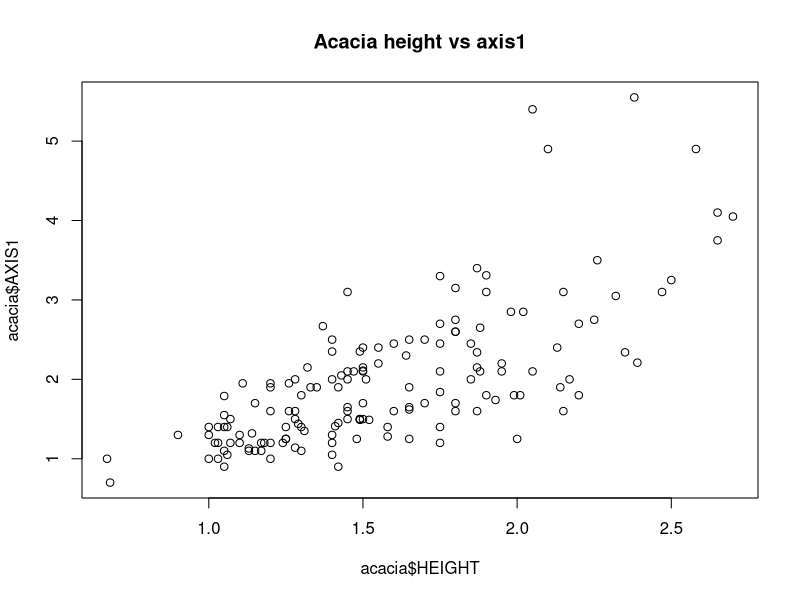
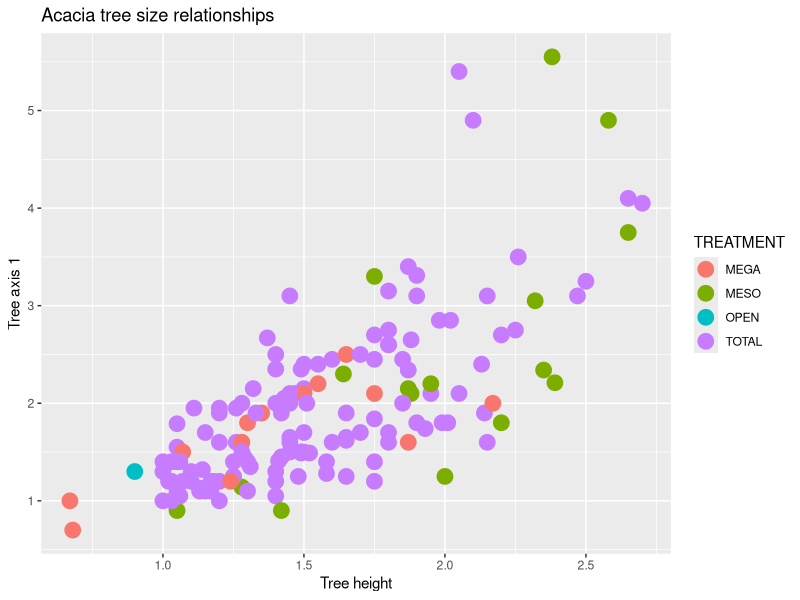

The R source for these figures, in order:
## ---- chunk 1
knitr::opts_chunk$set(echo = TRUE)
## ---- chunk 2
getwd()
## ---- chunk 3
read.csv(file = "../data-raw/ACACIA_DREPANOLOBIUM_SURVEY.txt", sep = "\t")
## ---- chunk 4
acacia <- read.csv(file = "../data-raw/ACACIA_DREPANOLOBIUM_SURVEY.txt", sep = "\t")
## ---- chunk 5

numbers <- 1:10
numbers
numbers[3:6]
numbers[c(1,5,7,3)]

acacia[,6]
str(acacia)
## ---- chunk 6
acacia$SURVEY
acacia[, 1]
acacia[ , "SURVEY"]
## ---- chunk 7
numbers[5] <- 100
numbers
## ---- chunk 8
head(acacia)
str(acacia)
class(acacia$HEIGHT)
is.numeric(acacia$HEIGHT)
acacia$HEIGHT
as.numeric(acacia$HEIGHT)
## ---- chunk 9
acacia$HEIGHT <- as.numeric(acacia$HEIGHT)
acacia$HEIGHT
## ---- chunk 10
acacia <- read.csv(file = "../data-raw/ACACIA_DREPANOLOBIUM_SURVEY.txt",
         sep = "\t",
         na.strings = "dead")
is.numeric(acacia$HEIGHT)
head(acacia)
# View(acacia)
## ---- chunk 11
plot(x = acacia$HEIGHT, y = acacia$AXIS1, main = "Acacia height vs axis1")
?legend
## ---- chunk 12
library(ggplot2)

ggplot(data = acacia, mapping = aes(x = HEIGHT, y = AXIS1, color = TREATMENT)) +
  geom_point(size = 5) +
  labs(x = "Tree height", y = "Tree axis 1", title = "Acacia tree size relationships") 

## ---- chunk 13
colors()
